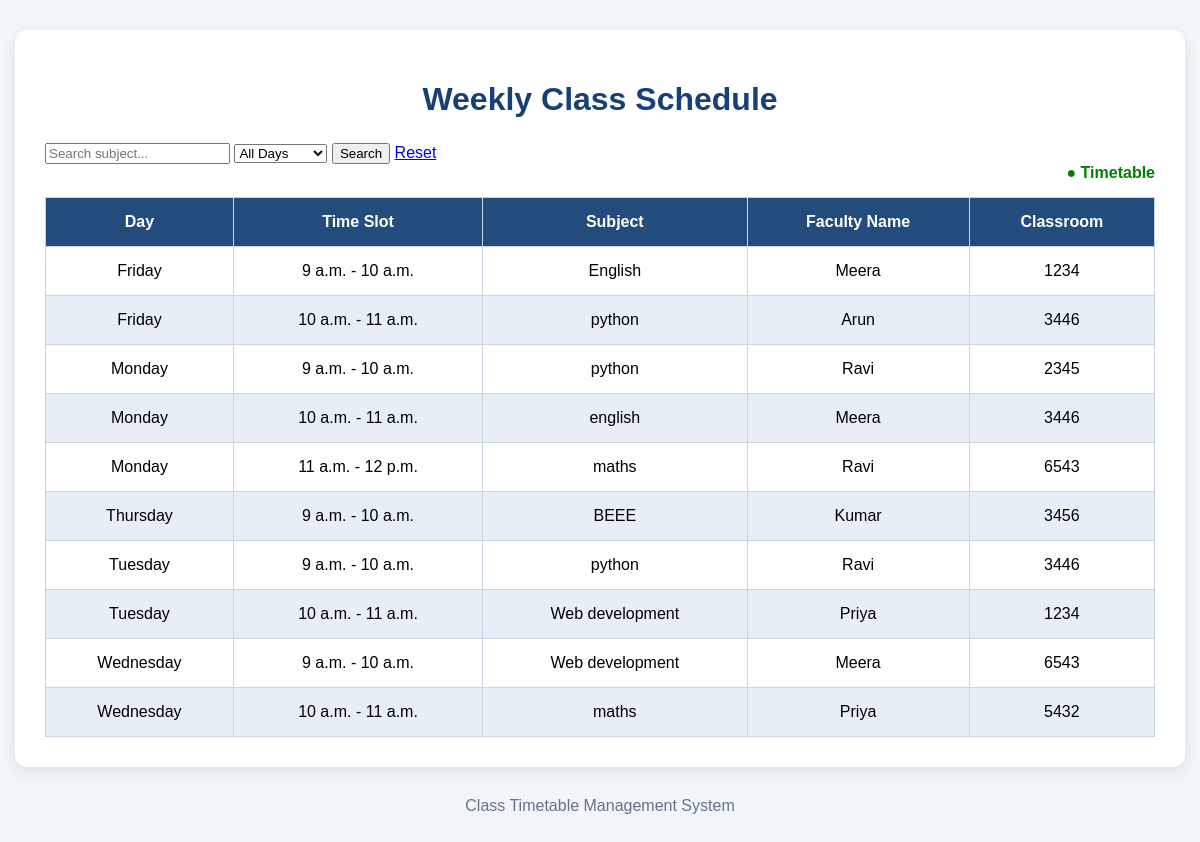
The page / on the database its author committed.
### timetable/models.py (models this page shows, shortened)
class TimeSlot(models.Model):
    DAY_CHOICES = [
        ('Monday', 'Monday'),
        ('Tuesday', 'Tuesday'),
        ('Wednesday', 'Wednesday'),
        ('Thursday', 'Thursday'),
        ('Friday', 'Friday'),
        ('Saturday', 'Saturday'),
    ]
    day = models.CharField(max_length=20, choices=DAY_CHOICES)
    subject = models.CharField(max_length=100)
    faculty_name = models.CharField(max_length=100, default="")
    start_time = models.TimeField()
    end_time = models.TimeField()
    classroom = models.CharField(max_length=50)

### timetable/views.py (the view)
# urls.py: path('', views.timetable_view, name='timetable'),
def timetable_view(request):
    slots = TimeSlot.objects.all().order_by('day', 'start_time')
    search_query = request.GET.get('search', '')
    selected_day = request.GET.get('day', '')
    if search_query:
        slots = slots.filter(subject__icontains=search_query)
    if selected_day:
        slots = slots.filter(day=selected_day)
    days = ['Monday', 'Tuesday', 'Wednesday', 'Thursday', 'Friday']
    context = {
        'slots': slots,
        'days': days,
        'search_query': search_query,
        'selected_day': selected_day,
    }
    return render(request, 'timetable/timetable.html', context)

### timetable/templates/timetable/timetable.html (shortened to what this page needs)
<!DOCTYPE html>
<html lang="en">
<head>
</head>
<body>
<div class="container">
    <h1>Weekly Class Schedule</h1>
    <form method="GET">
    <input
        type="text"
        name="search"
        placeholder="Search subject..."
        value="{{ search_query }}"
    >
    <select name="day">
        <option value="">All Days</option>
    </select>
    <button type="submit">Search</button>
    <a href="/">Reset</a>
</form>
    <div class="status">● Timetable</div>
    <table>
        <thead>
            <tr>
                <th>Day</th>
                <th>Time Slot</th>
                <th>Subject</th>
                <th>Faculty Name</th>
                <th>Classroom</th>
            </tr>
        </thead>
        <tbody>
            {% for slot in slots %}
            <tr>
                <td>{{ slot.day }}</td>
                <td>
                    {{ slot.start_time|time:"g a" }}
                    -
                    {{ slot.end_time|time:"g a" }}
                </td>
                <td>{{ slot.subject }}</td>
                <td>
                    {{ slot.faculty_name|default:"-" }}
                </td>
                <td>{{ slot.classroom }}</td>
            </tr>
            {% empty %}
            <tr>
                <td colspan="5" class="empty">
                    No timetable records available.
                </td>
            </tr>
            {% endfor %}
        </tbody>
    </table>
</div>
<footer>
    Class Timetable Management System
</footer>
</body>
</html>

### timetable/templates/timetable/timetable.html (style rules this page uses)
* { box-sizing: border-box; }
body { font-family: Arial, sans-serif; background: #f2f5fa; margin: 0; padding: 30px 15px; }
.container { max-width: 1200px; margin: auto; background: white; padding: 30px; border-radius: 12px; box-shadow: 0 4px 15px rgba(0,0,0,0.1); }
h1 { color: #173f78; text-align: center; margin-bottom: 25px; }
.status { text-align: right; color: green; margin-bottom: 15px; font-weight: bold; }
table { width: 100%; border-collapse: collapse; background: white; }
th, td { border: 1px solid #cbd5e1; padding: 15px 12px; text-align: center; }
th { background: #234c7c; color: white; }
tbody tr:nth-child(even) { background: #e8eef5; }
footer { text-align: center; margin-top: 30px; color: #64748b; }

### rows shown on the page
TimeSlot: day "Friday", start_time "9 a.m.", end_time "10 a.m.", subject "English", faculty_name "Meera", classroom "1234"
TimeSlot: day "Friday", start_time "10 a.m.", end_time "11 a.m.", subject "python", faculty_name "Arun", classroom "3446"
TimeSlot: day "Monday", start_time "9 a.m.", end_time "10 a.m.", subject "python", faculty_name "Ravi", classroom "2345"
TimeSlot: day "Monday", start_time "10 a.m.", end_time "11 a.m.", subject "english", faculty_name "Meera", classroom "3446"
TimeSlot: day "Monday", start_time "11 a.m.", end_time "12 p.m.", subject "maths", faculty_name "Ravi", classroom "6543"
TimeSlot: day "Thursday", start_time "9 a.m.", end_time "10 a.m.", subject "BEEE", faculty_name "Kumar", classroom "3456"
TimeSlot: day "Tuesday", start_time "9 a.m.", end_time "10 a.m.", subject "python", faculty_name "Ravi", classroom "3446"
TimeSlot: day "Tuesday", start_time "10 a.m.", end_time "11 a.m.", subject "Web development", faculty_name "Priya", classroom "1234"
TimeSlot: day "Wednesday", start_time "9 a.m.", end_time "10 a.m.", subject "Web development", faculty_name "Meera", classroom "6543"
TimeSlot: day "Wednesday", start_time "10 a.m.", end_time "11 a.m.", subject "maths", faculty_name "Priya", classroom "5432"
